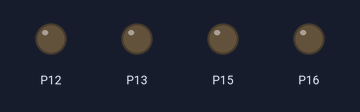
Bench run of a program on a simulated BBC micro:bit (MakeCode). Parts: output pins drawn as LEDs (lit = HIGH).

Above: at 0.05 s.
At 4.0 s:
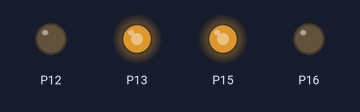
Timing chart, 0 to 5.2 s (numbered marks = the images above):
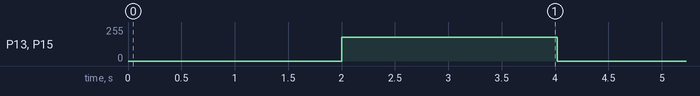

The program:

main.ts
```typescript
// Steuert den rechten Motor des Roboters. Die Geschwindigkeit liegt zwischen -100 (rückwärts) und 100 (vorwärts). Bei der Geschwindigkeit 0 steht der Roboter.
function Motor_rechts (Geschwindigkeit: number) {
    if (Geschwindigkeit > 0) {
        pins.analogWritePin(AnalogPin.P12, Math.map(Math.min(Geschwindigkeit, 100), 0, 100, 0, 1023))
        pins.analogWritePin(AnalogPin.P13, 0)
    } else {
        pins.analogWritePin(AnalogPin.P12, 0)
        pins.analogWritePin(AnalogPin.P13, Math.map(Math.min(Geschwindigkeit * -1, 100), 0, 100, 0, 1023))
    }
}
// Hier werden die Signale für das Steuern der Motorentreiber vorbereitet.
function motoren_vorbereiten () {
    pins.analogSetPeriod(AnalogPin.P12, 256)
    pins.analogSetPeriod(AnalogPin.P13, 256)
    pins.analogSetPeriod(AnalogPin.P15, 256)
    pins.analogSetPeriod(AnalogPin.P16, 256)
    pins.analogWritePin(AnalogPin.P12, 0)
    pins.analogWritePin(AnalogPin.P13, 0)
    pins.analogWritePin(AnalogPin.P15, 0)
    pins.analogWritePin(AnalogPin.P16, 0)
}
// Steuert den linken Motor des Roboters. Die Geschwindigkeit liegt zwischen -100 (rückwärts) und 100 (vorwärts). Bei der Geschwindigkeit 0 steht der Roboter.
function Motor_links (Geschwindigkeit: number) {
    if (Geschwindigkeit > 0) {
        pins.analogWritePin(AnalogPin.P15, Math.map(Math.min(Geschwindigkeit, 100), 0, 100, 0, 1023))
        pins.analogWritePin(AnalogPin.P16, 0)
    } else {
        pins.analogWritePin(AnalogPin.P15, 0)
        pins.analogWritePin(AnalogPin.P16, Math.map(Math.min(Geschwindigkeit * -1, 100), 0, 100, 0, 1023))
    }
}
motoren_vorbereiten()
basic.forever(function () {
    Motor_links(0)
    Motor_rechts(0)
    basic.pause(2000)
    Motor_links(70)
    Motor_rechts(-70)
    basic.pause(2000)
})
```

test.ts
```typescript
// Hier kann man Tests durchführen; diese Datei wird nicht kompiliert, wenn dieses Paket als Erweiterung verwendet wird.
```

Measured:
- by itself, P13, P15: alternates 178/255 for 2.0 s and 0/255 for 2.0 s
